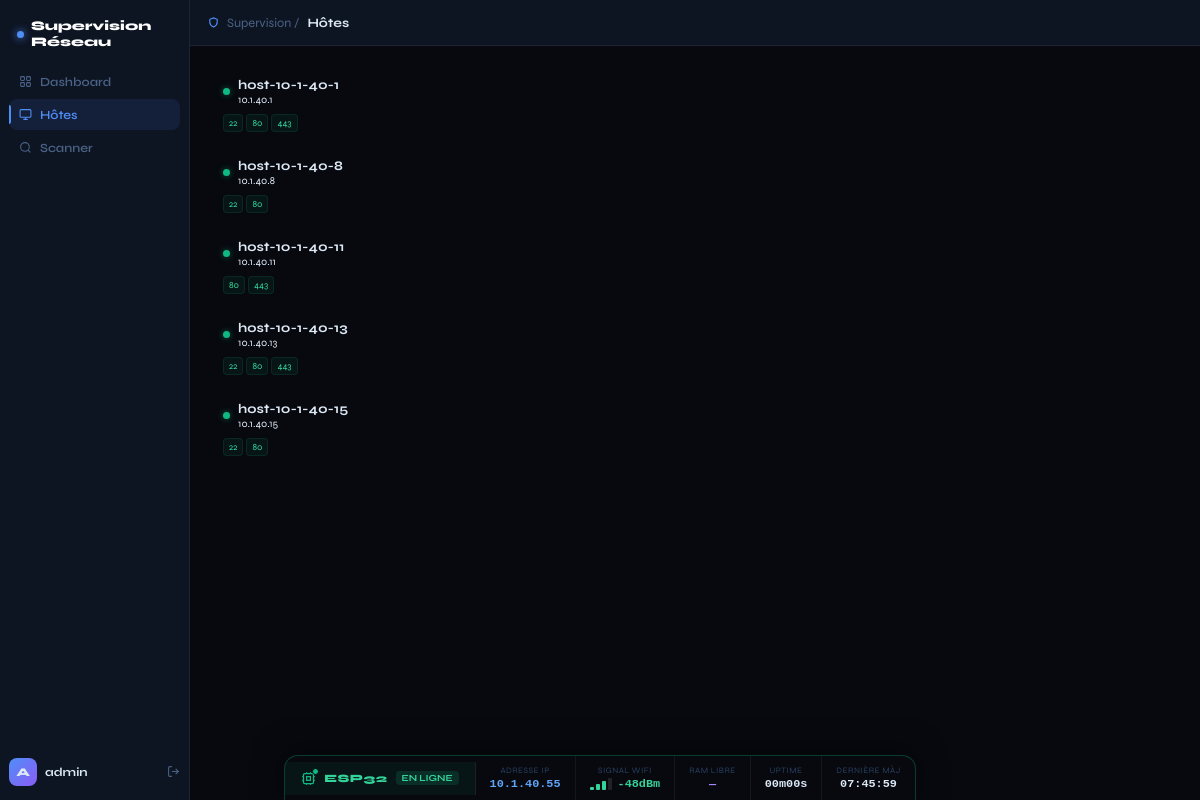
Screenshot of /hosts (signed in) with the database file from the repository.
### tables this page shows
CREATE TABLE hosts(id INTEGER PRIMARY KEY, hostname TEXT, ip TEXT UNIQUE, status TEXT DEFAULT "unknown", ports TEXT DEFAULT "[]");

### app.py (the view)
@app.route('/hosts')
@auth
def hosts():
    c  = db()
    hs = c.execute("SELECT * FROM hosts ORDER BY status").fetchall()
    c.close()
    return render_template('host.html', hosts=hs, username=session['user'])

### app.py (called while the page is built)
def db():
    c = sqlite3.connect(DB)
    c.row_factory = sqlite3.Row
    return c

def auth(f):
    from functools import wraps
    @wraps(f)
    def w(*a, **k):
        return f(*a, **k) if 'user' in session else redirect('/')
    return w

### templates/host.html (shortened to what this page needs)
{% extends "base.html" %}
{% block title %}Hôtes{% endblock %}
{% block content %}
{% if hosts %}
<div class="grid">
  {% for h in hosts %}
  <div class="hc">
    <div style="display:flex;align-items:center;gap:8px;margin-bottom:8px;">
      <div class="led {{ h.status or 'unknown' }}"></div>
      <div style="min-width:0;flex:1;">
        <div style="font-weight:700;font-size:.82rem;overflow:hidden;text-overflow:ellipsis;white-space:nowrap;">{{ h.hostname or h.ip }}</div>
        <div style="font-family:var(--mono);font-size:.66rem;color:var(--t2);">{{ h.ip }}</div>
      </div>
    </div>
    <div style="display:flex;flex-wrap:wrap;gap:3px;">
      {% for p in h.ports|j %}<span class="pt">{{ p }}</span>{% endfor %}
    </div>
  </div>
  {% endfor %}
</div>
{% else %}
<div class="card cb" style="text-align:center;color:var(--t2);padding:40px;">Aucun hôte — lancez un scan</div>
{% endif %}
{% endblock %}

### templates/base.html (shortened to what this page needs)
<!DOCTYPE html><html lang="fr"><head>
</style></head><body>
<aside class="sb">
  <div class="logo"><div class="dot"></div>Supervision Réseau</div>
  <nav>
    {% for href,ep,ic,lb in [
      ('/dashboard','dashboard','<rect x="3" y="3" width="7" height="7" rx="1.5"/><rect x="14" y="3" width="7" height="7" rx="1.5"/><rect x="14" y="14" width="7" height="7" rx="1.5"/><rect x="3" y="14" width="7" height="7" rx="1.5"/>','Dashboard'),
      ('/hosts','hosts','<rect x="2" y="3" width="20" height="14" rx="2"/><path d="M8 21h8m-4-4v4"/>','Hôtes'),
      ('/scan','scan','<circle cx="11" cy="11" r="8"/><path d="m21 21-4.35-4.35"/>','Scanner')
    ] %}
    <a href="{{ href }}" class="lk {% if request.endpoint==ep %}on{% endif %}">
      <svg viewBox="0 0 24 24" fill="none" stroke="currentColor" stroke-width="2">{{ ic|safe }}</svg>{{ lb }}
    </a>
    {% endfor %}
  </nav>
  <div class="user">
    <div class="av">{{ (username or'A')[0]|upper }}</div>
    <div style="flex:1;min-width:0;font-size:.75rem;font-weight:700;overflow:hidden;text-overflow:ellipsis;white-space:nowrap;">{{ username }}</div>
    <a href="/logout" style="color:#4a6285;" title="Déconnexion"><svg width="13" height="13" viewBox="0 0 24 24" fill="none" stroke="currentColor" stroke-width="2"><path d="M9 21H5a2 2 0 01-2-2V5a2 2 0 012-2h4"/><polyline points="16 17 21 12 16 7"/><line x1="21" y1="12" x2="9" y2="12"/></svg></a>
  </div>
</aside>
<div class="main">
  <div class="bar">
    <svg width="11" height="11" viewBox="0 0 24 24" fill="none" stroke="#4f8ef7" stroke-width="2.5"><path d="M12 22s8-4 8-10V5l-8-3-8 3v7c0 6 8 10 8 10z"/></svg>
    <span style="color:#4a6285;">Supervision /</span>
    <span style="font-weight:700;">{% block title %}{% endblock %}</span>
  </div>
  <div class="ct">{% block content %}{% endblock %}</div>
</div>
<div id="eb" style="position:fixed;bottom:0;left:0;right:0;z-index:999;display:none;justify-content:center;">
  <div style="display:inline-flex;align-items:center;gap:0;background:#07090f;border:1px solid rgba(16,185,129,.3);border-bottom:none;border-radius:14px 14px 0 0;overflow:hidden;box-shadow:0 -4px 30px rgba(0,0,0,.5);">
    <div style="display:flex;align-items:center;gap:8px;padding:9px 16px;border-right:1px solid rgba(255,255,255,.06);background:rgba(16,185,129,.07);">
      <div style="position:relative;display:flex;">
        <div style="position:absolute;top:-3px;right:-3px;width:7px;height:7px;border-radius:50%;background:#10b981;border:1.5px solid #07090f;animation:ep 1.5s infinite;"></div>
      </div>
      <span style="font-size:.7rem;font-weight:800;color:#34d399;letter-spacing:.5px;">ESP32</span>
      <span style="font-size:.58rem;padding:1px 6px;border-radius:4px;background:rgba(16,185,129,.15);color:#34d399;font-weight:700;">EN LIGNE</span>
    </div>
    <div style="padding:9px 14px;border-right:1px solid rgba(255,255,255,.06);text-align:center;">
      <div style="font-size:.52rem;color:#2a4060;text-transform:uppercase;letter-spacing:.5px;margin-bottom:2px;">Adresse IP</div>
      <div id="ei-ip" style="font-family:monospace;font-size:.74rem;font-weight:700;color:#60a5fa;">—</div>
    </div>
    <div style="padding:9px 14px;border-right:1px solid rgba(255,255,255,.06);text-align:center;">
      <div style="font-size:.52rem;color:#2a4060;text-transform:uppercase;letter-spacing:.5px;margin-bottom:2px;">Signal WiFi</div>
      <div style="display:flex;align-items:center;gap:6px;justify-content:center;">
        <div id="ei-bars" style="display:flex;align-items:flex-end;gap:2px;height:12px;"></div>
        <div id="ei-rssi" style="font-family:monospace;font-size:.74rem;font-weight:700;">—</div>
      </div>
    </div>
    <div style="padding:9px 14px;border-right:1px solid rgba(255,255,255,.06);text-align:center;">
      <div style="font-size:.52rem;color:#2a4060;text-transform:uppercase;letter-spacing:.5px;margin-bottom:2px;">RAM libre</div>
      <div id="ei-ram" style="font-family:monospace;font-size:.74rem;font-weight:700;color:#a78bfa;">—</div>
    </div>
    <div style="padding:9px 14px;border-right:1px solid rgba(255,255,255,.06);text-align:center;">
      <div style="font-size:.52rem;color:#2a4060;text-transform:uppercase;letter-spacing:.5px;margin-bottom:2px;">Uptime</div>
      <div id="ei-up" style="font-family:monospace;font-size:.74rem;font-weight:700;color:#dde8f5;">—</div>
    </div>
    <div style="padding:9px 14px;text-align:center;">
      <div style="font-size:.52rem;color:#2a4060;text-transform:uppercase;letter-spacing:.5px;margin-bottom:2px;">Dernière màj</div>
      <div id="ei-t" style="font-family:monospace;font-size:.74rem;font-weight:700;color:#dde8f5;">—</div>
    </div>
  </div>
</div>
</body></html>

### rows the page displays
hosts: hostname "host-10-1-40-1", ip "10.1.40.1", ports "22" "80" "443"
hosts: hostname "host-10-1-40-8", ip "10.1.40.8", ports "22" "80"
hosts: hostname "host-10-1-40-11", ip "10.1.40.11", ports "80" "443"
hosts: hostname "host-10-1-40-13", ip "10.1.40.13", ports "22" "80" "443"
hosts: hostname "host-10-1-40-15", ip "10.1.40.15", ports "22" "80"

### other values shown
{{ lb }} "Dashboard" "Hôtes" "Scanner"
{{ (username or'A')[0]|upper }} "A"
{{ username }} "admin"
